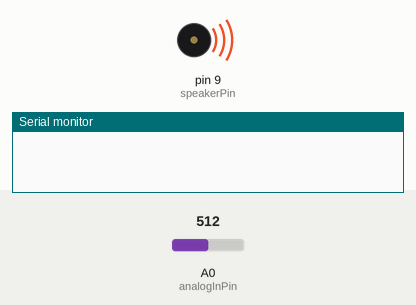
Simulated run of this sketch. Board: Arduino Uno, built with avr-gcc and run on an emulated ATmega328P. Parts: buzzer (waves = sounding), the last lines printed to the serial monitor. The test bench sets the inputs (shaded band); at power-on: A0 (analogInPin) = 512.

Above: at 0.1 s.
At 6.2 s:
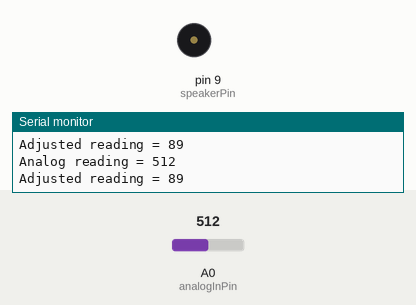
6.3 s: A0 (analogInPin) set to 555
9.3 s: A0 (analogInPin) set to 590
Timing chart, 0 to 12.3 s (numbered marks = the images above; inputs shaded):
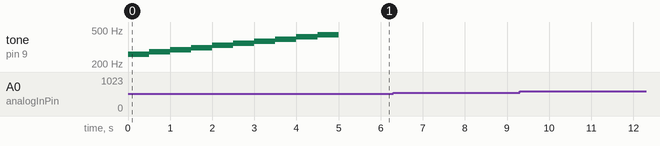

The sketch:

touch-tone.ino
```cpp
/* Force Sensor + Servo Test

Connect one end of the Force Sensitive Resistor to power, the other end to Analog 0.
Then connect one end of a 10KΩ resistor from Analog 0 to ground, and a servo to D9.
Build Instructions on Make Projects: http://makeprojects.com/Project/Control+a+Servo+with+a+Force-Sensitive+Resistor/3269/1#.UQw251pdfNo

took code from above/Make Magazine/eweinhoffer

adopted class exercise/code

switched servo to piezo sounder
piezo sounder to play tunes, adopted from: https://learn.adafruit.com/adafruit-arduino-lesson-10-making-sounds/playing-a-scale?view=all

*/

//#include <Servo.h>
//
//Servo myservo;

int speakerPin = 9;
int outputValue;          //ouput value
int analogInPin = 0;    // pin; pin the sensor and 10k pulldown resistor
int sensorValue;     // force; the analog reading from the FSR resistor divider
int numTones = 10;
int tones[] = {261, 277, 294, 311, 330, 349, 370, 392, 415, 440};
//            mid C  C#   D    D#   E    F    F#   G    G#   A

void setup() {
  // initialize serial communications at 9600 bps:
  Serial.begin(9600);
  //  myservo.attach(9);  // pin the servo is connected to
  for (int i = 0; i < numTones; i++) {
    tone(speakerPin, tones[i]);
    delay(500);
  }
  noTone(speakerPin);
}

void loop() {
  // read the analog in value:
  sensorValue = analogRead(analogInPin);  // Reads the FSR
  outputValue = map(sensorValue, 0, 1023, 0, 179); // Scales the force reading to degrees for servo control

  // print the results to the serial monitor:
  Serial.print("Analog reading = ");
  Serial.println(sensorValue); // This will print the raw force value
  Serial.print("Adjusted reading = ");
  Serial.println(outputValue); // This will print the adjusted servo reading

  // Write the new angle to the servo
//  myservo.write(pos);

  // Delay 2 milliseconds before taking another reading
  delay(2);
}
```
